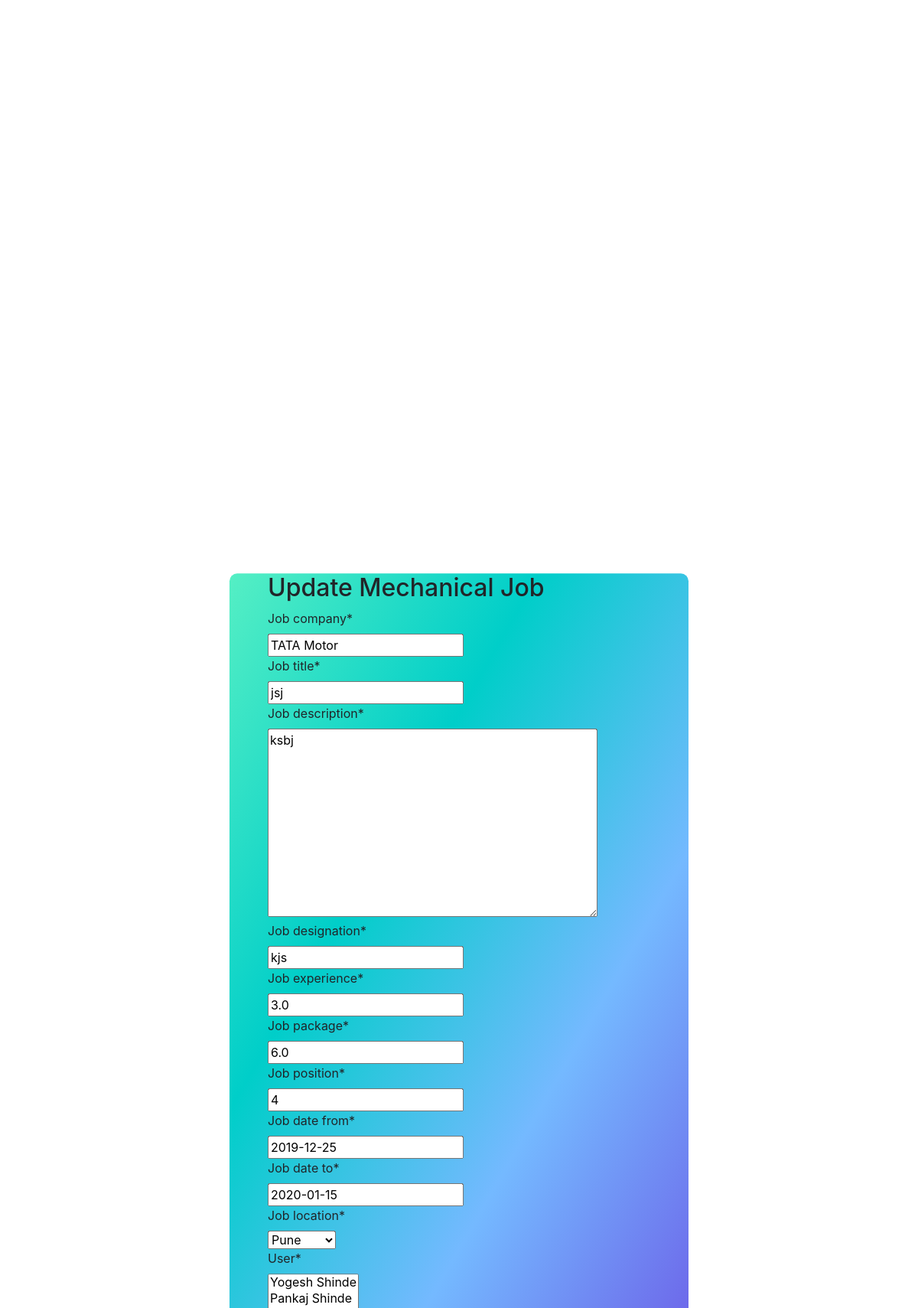
Page /mech_update/1/ (signed in) on the committed database.
### FirstApp/models.py (models this page shows, shortened)
class MECHJobs(models.Model):
    job_company = models.CharField(max_length=30)
    job_title = models.CharField(max_length=30)
    job_description = models.TextField()
    job_designation = models.CharField(max_length=30)
    job_experience = models.FloatField()
    job_package = models.FloatField()
    job_position = models.IntegerField()
    job_date_from = models.DateField()
    job_date_to = models.DateField()
    job_location = models.ForeignKey(Address, on_delete=models.CASCADE)
    user = models.ManyToManyField(User)

### FirstApp/views.py (the view)
# urls.py: path('mech_update/<int:id>/', views.mech_update),
@login_required(login_url='/login/')
def mech_update(request,id):
    obj=MECHJobs.objects.get(pk=id)
    mechform=MECHJobsForm(instance=obj)
    if(request.method == 'POST'):
        mechform=MECHJobsForm(request.POST,instance=obj)
        if(mechform.is_valid()):
            mechform.save()
        return redirect('/mech_show/')
    mechform=MECHJobsForm(instance=obj)
    return render(request,'mech_update.html',{'mechform':mechform,'obj':obj})

### FirstApp/forms.py
class MECHJobsForm(forms.ModelForm):
    class Meta:
        model=MECHJobs
        fields='__all__'

### FirstApp/models.py (called while the page is built)
    def __str__(self):
        return self.city

### UserApp/models.py (called while the page is built)
    def __str__(self):
        return self.name

### FirstApp/templates/mech_update.html (shortened to what this page needs)
{% load static %}
<!DOCTYPE html>
<html lang="en">
  <head>
    <link rel="stylesheet" href="{% static "css/add.css" %}">
    <link
      rel="stylesheet"
      href="https://stackpath.bootstrapcdn.com/bootstrap/4.4.1/css/bootstrap.min.css"
    />
    {% load crispy_forms_tags %}
  </head>
  <body>
    <form class="add-form" action="/mech_update/{{obj.id}}/" method="POST">
      <caption>
        <h2>Update Mechanical Job</h2>
      </caption>
      {% csrf_token %} {{mechform | crispy}}
      <br />
    </form>
  </body>
</html>

### static/css/add.css (style rules this page uses)
body { background: url('https://images.pexels.com/photos/327540/pexels-photo-327540.jpeg?auto=compress&cs=tinysrgb&dpr=1&w=500'); background-repeat: no-repeat; background-size: cover; }
.add-form { width: 600px; background: linear-gradient(120deg, #55efc4, #00cec9, #74b9ff, #6c5ce7); padding: 0.5px 50px; border-radius: 10px; position: absolute; top: 75%; left: 50%; transform: translate(-50%, -50%); }

### rows in the picture
MECHJobs: job_company "TATA Motor", job_title "jsj", job_description "ksbj", job_designation "kjs", job_experience "3.0", job_package "6.0", job_position "4", job_date_from "2019-12-25", job_date_to "2020-01-15", job_location "Pune"
